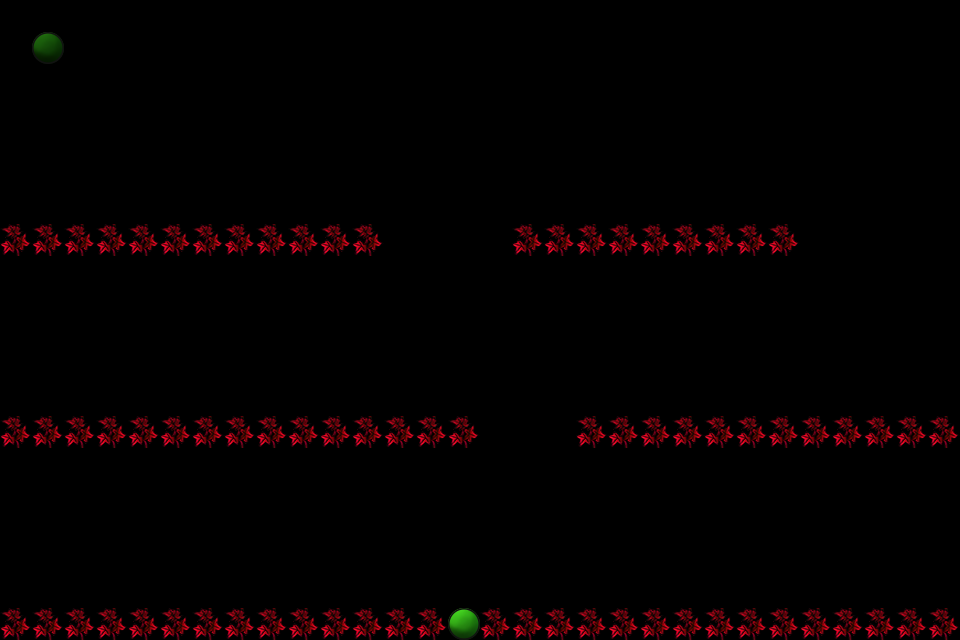

A level layout from a 2D game, rendered from its tile map. Below: a short description, then the map file with its tile-grid data intact:
An orthogonal 30x20 tile map with 32x32 px tiles, 1 tile layer (Warstwa Kafelków 1).

<map version="1.2" tiledversion="1.2.4" orientation="orthogonal" renderorder="left-up" width="30" height="20" tilewidth="32" tileheight="32" infinite="0" nextlayerid="2" nextobjectid="1">
 <tileset firstgid="1" source="predefined.tsx" />
 <layer id="1" name="Warstwa Kafelków 1" width="30" height="20">
  <data encoding="csv">
0,0,0,0,0,0,0,0,0,0,0,0,0,0,0,0,0,0,0,0,0,0,0,0,0,0,0,0,0,0,
0,1,0,0,0,0,0,0,0,0,0,0,0,0,0,0,0,0,0,0,0,0,0,0,0,0,0,0,0,0,
0,0,0,0,0,0,0,0,0,0,0,0,0,0,0,0,0,0,0,0,0,0,0,0,0,0,0,0,0,0,
0,0,0,0,0,0,0,0,0,0,0,0,0,0,0,0,0,0,0,0,0,0,0,0,0,0,0,0,0,0,
0,0,0,0,0,0,0,0,0,0,0,0,0,0,0,0,0,0,0,0,0,0,0,0,0,0,0,0,0,0,
0,0,0,0,0,0,0,0,0,0,0,0,0,0,0,0,0,0,0,0,0,0,0,0,0,0,0,0,0,0,
0,0,0,0,0,0,0,0,0,0,0,0,0,0,0,0,0,0,0,0,0,0,0,0,0,0,0,0,0,0,
3,3,3,3,3,3,3,3,3,3,3,3,0,0,0,0,3,3,3,3,3,3,3,3,3,0,0,0,0,0,
0,0,0,0,0,0,0,0,0,0,0,0,0,0,0,0,0,0,0,0,0,0,0,0,0,0,0,0,0,0,
0,0,0,0,0,0,0,0,0,0,0,0,0,0,0,0,0,0,0,0,0,0,0,0,0,0,0,0,0,0,
0,0,0,0,0,0,0,0,0,0,0,0,0,0,0,0,0,0,0,0,0,0,0,0,0,0,0,0,0,0,
0,0,0,0,0,0,0,0,0,0,0,0,0,0,0,0,0,0,0,0,0,0,0,0,0,0,0,0,0,0,
0,0,0,0,0,0,0,0,0,0,0,0,0,0,0,0,0,0,0,0,0,0,0,0,0,0,0,0,0,0,
3,3,3,3,3,3,3,3,3,3,3,3,3,3,3,0,0,0,3,3,3,3,3,3,3,3,3,3,3,3,
0,0,0,0,0,0,0,0,0,0,0,0,0,0,0,0,0,0,0,0,0,0,0,0,0,0,0,0,0,0,
0,0,0,0,0,0,0,0,0,0,0,0,0,0,0,0,0,0,0,0,0,0,0,0,0,0,0,0,0,0,
0,0,0,0,0,0,0,0,0,0,0,0,0,0,0,0,0,0,0,0,0,0,0,0,0,0,0,0,0,0,
0,0,0,0,0,0,0,0,0,0,0,0,0,0,0,0,0,0,0,0,0,0,0,0,0,0,0,0,0,0,
0,0,0,0,0,0,0,0,0,0,0,0,0,0,0,0,0,0,0,0,0,0,0,0,0,0,0,0,0,0,
3,3,3,3,3,3,3,3,3,3,3,3,3,3,2,3,3,3,3,3,3,3,3,3,3,3,3,3,3,3
</data>
 </layer>
</map>
